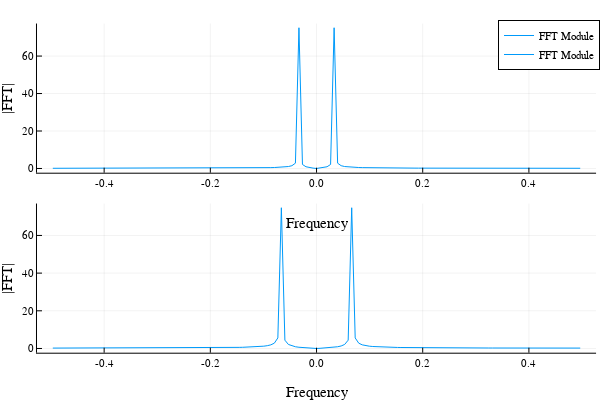

This figure's notebook cell:
### Markdown cell above
Hemos marcado en puntos rojos, el periodo de la señal, repetido T, 2T, 3T... hasta máximo t.
Ahora procedemos a representar el módulo de la FFT

### Code cell
using FFTW
plotlyjs()

p2 = plot(layout=(length(signals), 1))

for (i, signal) in enumerate(signals)

  y_fft = fftshift(fft(signal))
  y_fft_modulo = abs.(y_fft)
  n = length(signal)
  frequencies = fftshift(fftfreq(n))
  print(frequencies)
  plot!(p2, frequencies, y_fft_modulo, xlabel="Frequency", ylabel="|FFT|", label="FFT Module", legend=:topright, subplot=i, hover=frequencies)
end

display(p2)

### Figure 1 — Plotly figure (JSON) as saved in the notebook; plotly's stock layout.template omitted (floating-point values rounded to 4 significant figures; data arrays with more than 128 entries replaced by an {"elided": "..."} marker saying what was removed)
{"data": [{"colorbar": {"len": 0.4143, "title": "", "x": 0.9934, "y": 0.783}, "hoverinfo": "text", "legendgroup": "FFT Module", "line": {"color": "rgba(0, 154, 250, 1.000)", "dash": "solid", "shape": "linear", "width": 1}, "mode": "lines", "name": "FFT Module", "showlegend": true, "text": {"elided": "151 float values"}, "type": "scatter", "x": {"elided": "151 float values"}, "xaxis": "x1", "y": {"elided": "151 float values"}, "yaxis": "y1"}, {"colorbar": {"len": 0.4143, "title": "", "x": 0.9934, "y": 0.283}, "hoverinfo": "text", "legendgroup": "FFT Module", "line": {"color": "rgba(0, 154, 250, 1.000)", "dash": "solid", "shape": "linear", "width": 1}, "mode": "lines", "name": "FFT Module", "showlegend": true, "text": {"elided": "151 float values"}, "type": "scatter", "x": {"elided": "151 float values"}, "xaxis": "x2", "y": {"elided": "151 float values"}, "yaxis": "y2"}], "layout": {"annotations": [], "height": 400, "legend": {"bgcolor": "rgba(255, 255, 255, 1.000)", "bordercolor": "rgba(0, 0, 0, 1.000)", "borderwidth": 1, "font": {"color": "rgba(0, 0, 0, 1.000)", "family": "sans-serif", "size": 11}, "title": {"font": {"color": "rgba(0, 0, 0, 1.000)", "family": "sans-serif", "size": 15}, "text": ""}, "tracegroupgap": 0, "traceorder": "normal", "x": 1, "xanchor": "right", "y": 1, "yanchor": "top"}, "margin": {"b": 20, "l": 0, "r": 0, "t": 20}, "paper_bgcolor": "rgba(255, 255, 255, 1.000)", "plot_bgcolor": "rgba(255, 255, 255, 1.000)", "showlegend": true, "width": 600, "xaxis1": {"anchor": "y1", "domain": [0.06165, 0.9934], "gridcolor": "rgba(0, 0, 0, 0.100)", "gridwidth": 0.5, "linecolor": "rgba(0, 0, 0, 1.000)", "mirror": false, "range": [-0.5265, 0.5265], "showgrid": true, "showline": true, "showticklabels": true, "tickangle": 0, "tickcolor": "rgb(0, 0, 0)", "tickfont": {"color": "rgba(0, 0, 0, 1.000)", "family": "sans-serif", "size": 11}, "tickmode": "array", "ticks": "inside", "ticktext": ["-0.4", "-0.2", "0.0", "0.2", "0.4"], "tickvals": [-0.4, -0.2, 0, 0.2, 0.4], "title": "Frequency", "titlefont": {"color": "rgba(0, 0, 0, 1.000)", "family": "sans-serif", "size": 15}, "type": "-", "visible": true, "zeroline": false, "zerolinecolor": "rgba(0, 0, 0, 1.000)"}, "xaxis2": {"anchor": "y2", "domain": [0.06165, 0.9934], "gridcolor": "rgba(0, 0, 0, 0.100)", "gridwidth": 0.5, "linecolor": "rgba(0, 0, 0, 1.000)", "mirror": false, "range": [-0.5265, 0.5265], "showgrid": true, "showline": true, "showticklabels": true, "tickangle": 0, "tickcolor": "rgb(0, 0, 0)", "tickfont": {"color": "rgba(0, 0, 0, 1.000)", "family": "sans-serif", "size": 11}, "tickmode": "array", "ticks": "inside", "ticktext": ["-0.4", "-0.2", "0.0", "0.2", "0.4"], "tickvals": [-0.4, -0.2, 0, 0.2, 0.4], "title": "Frequency", "titlefont": {"color": "rgba(0, 0, 0, 1.000)", "family": "sans-serif", "size": 15}, "type": "-", "visible": true, "zeroline": false, "zerolinecolor": "rgba(0, 0, 0, 1.000)"}, "yaxis1": {"anchor": "x1", "domain": [0.5758, 0.9902], "gridcolor": "rgba(0, 0, 0, 0.100)", "gridwidth": 0.5, "linecolor": "rgba(0, 0, 0, 1.000)", "mirror": false, "range": [-2.253, 77.36], "showgrid": true, "showline": true, "showticklabels": true, "tickangle": 0, "tickcolor": "rgb(0, 0, 0)", "tickfont": {"color": "rgba(0, 0, 0, 1.000)", "family": "sans-serif", "size": 11}, "tickmode": "array", "ticks": "inside", "ticktext": ["0", "20", "40", "60"], "tickvals": [0, 20, 40, 60], "title": "|FFT|", "titlefont": {"color": "rgba(0, 0, 0, 1.000)", "family": "sans-serif", "size": 15}, "type": "-", "visible": true, "zeroline": false, "zerolinecolor": "rgba(0, 0, 0, 1.000)"}, "yaxis2": {"anchor": "x2", "domain": [0.07581, 0.4902], "gridcolor": "rgba(0, 0, 0, 0.100)", "gridwidth": 0.5, "linecolor": "rgba(0, 0, 0, 1.000)", "mirror": false, "range": [-2.241, 76.93], "showgrid": true, "showline": true, "showticklabels": true, "tickangle": 0, "tickcolor": "rgb(0, 0, 0)", "tickfont": {"color": "rgba(0, 0, 0, 1.000)", "family": "sans-serif", "size": 11}, "tickmode": "array", "ticks": "inside", "ticktext": ["0", "20", "40", "60"], "tickvals": [0, 20, 40, 60], "title": "|FFT|", "titlefont": {"color": "rgba(0, 0, 0, 1.000)", "family": "sans-serif", "size": 15}, "type": "-", "visible": true, "zeroline": false, "zerolinecolor": "rgba(0, 0, 0, 1.000)"}}}
